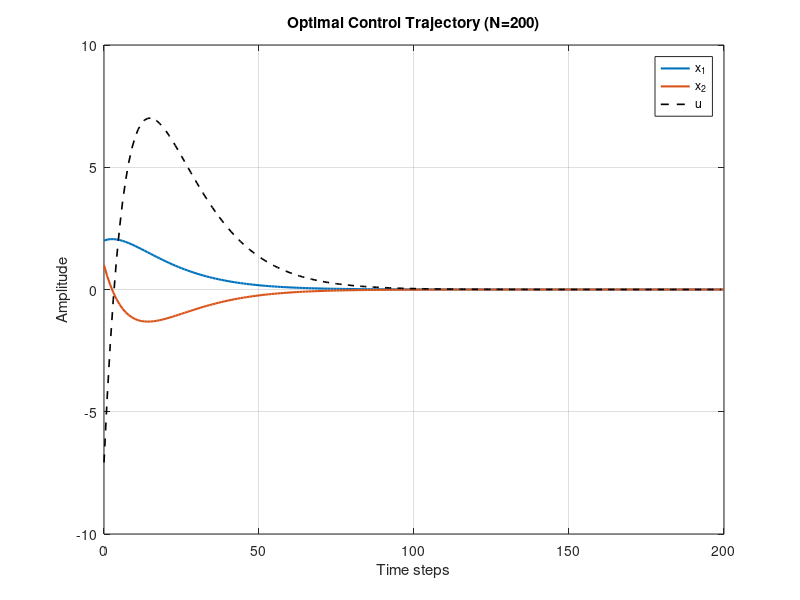

MATLAB code for this plot:
% SOLVE_FINITE_LQR Computes the optimal control law for a discrete system
% over a finite horizon N using backward Riccati recursion.
% Inputs: A, B (System matrices), Q, R (Weights), N (Horizon)

%% 1. Parameters & System Definition
A = [0.9974 0.0539; -0.1078 1.1591];
B = [0.0013; 0.0539];
% function to minimise : J=0.5*sum(0.25x_1^2+0.05*x_2^2+0.05*u^2)
Q = diag([0.25, 0.05]);
R = 0.05;
N = 200;
x_k = [2; 1];
F_130=[-0.5522 -5.9668]; % for k between 0 and 130

%% 2. Riccati Solver (Backward Recursion)
K = zeros(N, 2);
P = zeros(2, 2, N + 1);
P(:, :, N + 1) = zeros(2, 2); % Finite Horizon : P(N)=0

for j = N:-1:1
    inv_term = inv(R + B' * P(:, :, j + 1) * B);
    K(j, :) = -inv_term * B' * P(:, :, j + 1) * A;
    % update of P (Riccati)
    P(:, :, j) = Q + A' * P(:, :, j + 1) * (A + B * K(j, :));
end

fprintf("[%f %f]\n", K(131, 1), K(131, 2)) % comparison of computed gain and gain for k=130

%% 3. Simulation (Forward Loop)
u=zeros(1, N);
x=zeros(2, N + 1);
x(:, 1) = x_k;
for j = 1:N
    u(:, j) = K(j, :) * x(:, j);
    x(:, j + 1) = A * x(:, j) + B * u(:, j);
end

%% 4. Professional Plotting (Expert)
% Ajoutons une grille et une meilleure lisibilité
figure('Color', 'w');
plot(0:N, x(1, :), 'LineWidth', 1.5); hold on;
plot(0:N, x(2, :), 'LineWidth', 1.5);
plot(0:N-1, u, 'k--', 'LineWidth', 1.2);
grid on; legend('x_1', 'x_2', 'u');
title(['Optimal Control Trajectory (N=' num2str(N) ')']);
ylabel('Amplitude'); xlabel('Time steps');
% saveas(gcf, 'optimal_trajectory.png');
